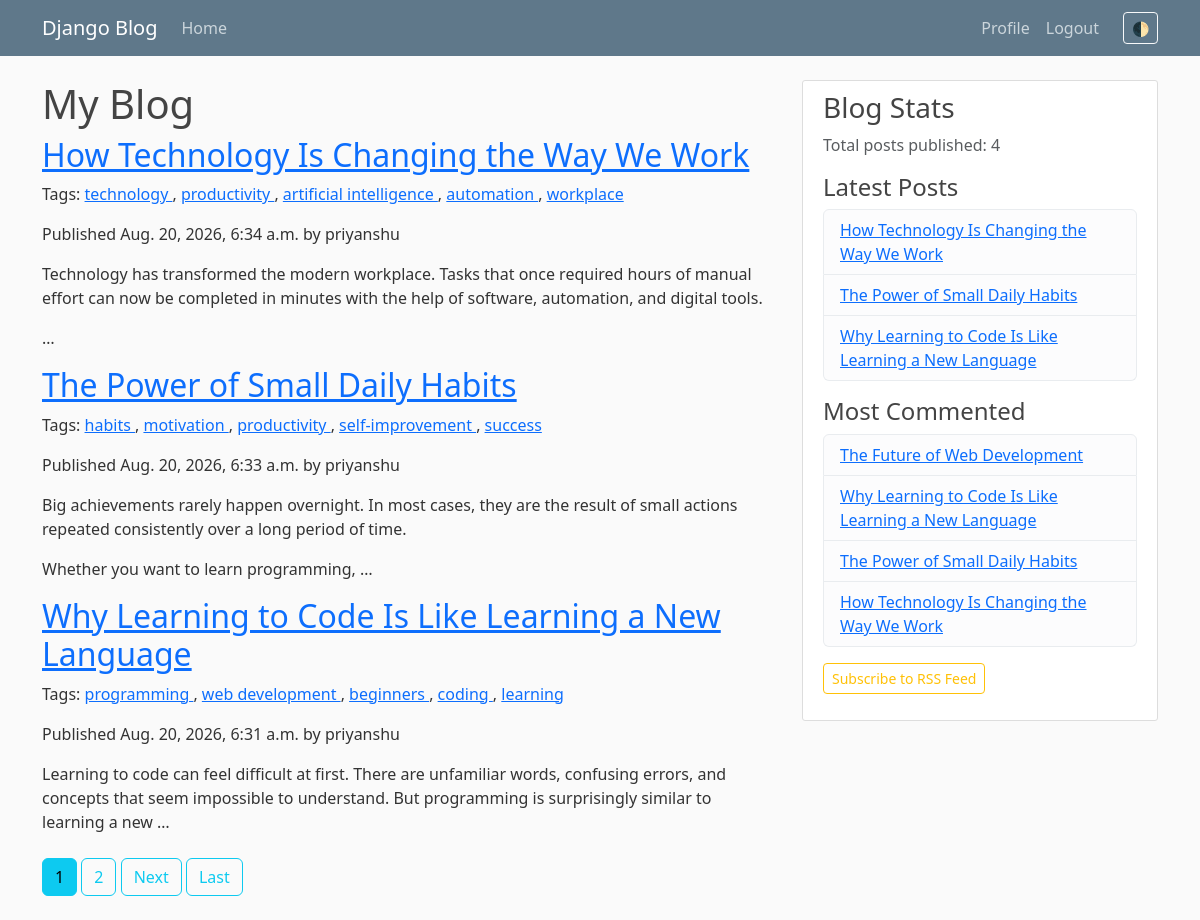
The app's page / (signed in), older data.
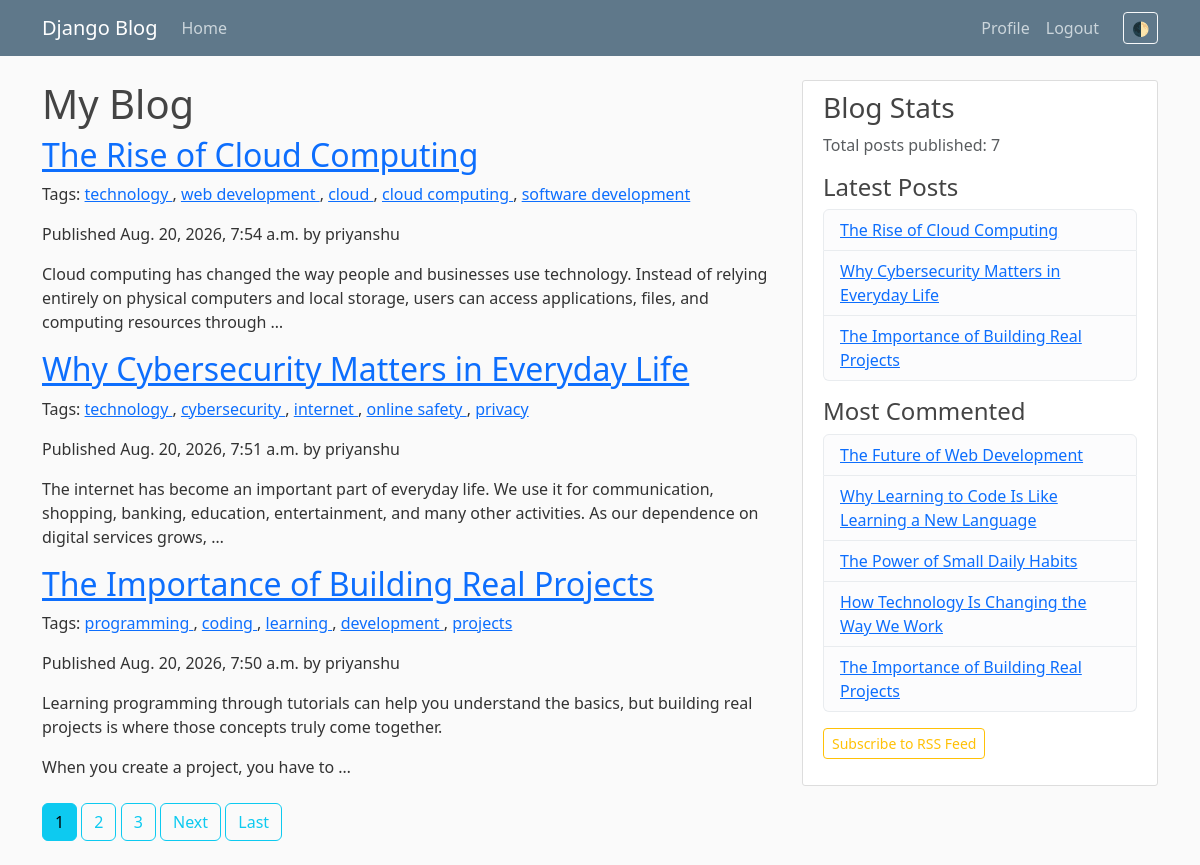
The same page, newer data.
### blog/models.py (models this page shows, shortened)
class Post(models.Model):
    class Status(models.TextChoices):
        DRAFT = 'DF', 'Draft'
        PUBLISHED = 'PB', 'Published'
    title = models.CharField(max_length=250)
    slug = models.SlugField(
        max_length=250,
        unique_for_date='publish'
    )
    author = models.ForeignKey(
        settings.AUTH_USER_MODEL,
        on_delete=models.CASCADE,
        related_name='blog_posts'
    )
    body = models.TextField()
    publish = models.DateTimeField(default=timezone.now)
    created = models.DateTimeField(auto_now_add=True)
    updated = models.DateTimeField(auto_now=True)
    status = models.CharField(
        max_length=2,
        choices=Status,
        default=Status.DRAFT
    )
    objects = models.Manager()  # The default manager.
    published = PublishedManager()  # Our custom manager.
    tags = TaggableManager()
    class Meta:
        ordering = ['-publish']
        indexes = [
            models.Index(fields=['-publish']),
        ]
    def get_absolute_url(self):
        return reverse(
            'blog:post_detail',
            args=[
                self.publish.year,
                self.publish.month,
                self.publish.day,
                self.slug,
            ],
        )

### blog/views.py (the view)
# urls.py: path('', views.post_list, name='post_list'),
@login_required
def post_list(request, tag_slug=None):
    post_list = Post.published.all()
    tag = None
    if tag_slug:
        tag = get_object_or_404(Tag, slug=tag_slug)
        post_list = post_list.filter(tags__in=[tag])
    paginator = Paginator(post_list, 3)
    page_number = request.GET.get('page', 1)
    try:
        posts = paginator.page(page_number)
    except PageNotAnInteger:
        posts = paginator.page(1)
    except EmptyPage:
        posts = paginator.page(paginator.num_pages)
    return render(
        request,
        'blog/post/list.html',
        {
            'posts': posts,
            'tag': tag
        }
    )

### blog/models.py (called while the page is built)
    def get_queryset(self):
        return (
            super().get_queryset().filter(status=Post.Status.PUBLISHED)
        )

### blog/templatetags/blog_tags.py (called while the page is built)
@register.simple_tag
def total_posts():
    return Post.published.count()

@register.inclusion_tag('blog/post/latest_posts.html')
def show_latest_posts(count=5):
    latest_posts = Post.published.order_by('-publish')[:count]
    return {'latest_posts': latest_posts}

@register.simple_tag
def get_most_commented_posts(count=5):
    return Post.published.annotate(
        total_comments=Count('comments')
    ).order_by('-total_comments')[:count]

@register.filter(name='markdown')
def markdown_format(text):
    return mark_safe(markdown.markdown(text))

### blog/templates/blog/post/list.html (shortened to what this page needs)
{% extends "blog/base.html" %}
{% load blog_tags %}
{% block content %}
  <h1>My Blog</h1>
  {% for post in posts %}
    <h2>
      <a href="{{ post.get_absolute_url }}">
        {{ post.title }}
      </a>
    </h2>
    <p class="tags">
      Tags:
      {% for tag in post.tags.all %}
        <a href="{% url "blog:post_list_by_tag" tag.slug %}">
          {{ tag.name }}
        </a>{% if not forloop.last %}, {% endif %}
      {% endfor %}
    </p>
    <p class="date">
      Published {{ post.publish }} by {{ post.author }}
    </p>
    {{ post.body|markdown|truncatewords_html:30 }}
  {% endfor %}
  {% include "pagination.html" with page=posts %}
{% endblock %}

### blog/templates/blog/base.html (shortened to what this page needs)
{% load static %}
{% load blog_tags %}
<!DOCTYPE html>
<html data-bs-theme="light">
<head>
    <link href="https://cdn.jsdelivr.net/npm/bootstrap@5.3.8/dist/css/bootstrap.min.css" rel="stylesheet">
    <link rel="stylesheet" type="text/css" href="{% static 'blog/main.css' %}">
</head>
<body>
    <header class="site-header">
        <nav class="navbar navbar-expand-md navbar-dark bg-steel fixed-top">
            <div class="container">
            <a class="navbar-brand mr-4" href="/">Django Blog</a>
            <div class="collapse navbar-collapse" id="navbarToggle">
                <div class="navbar-nav mr-auto">
                <a class="nav-item nav-link" href="{% url 'blog:post_list' %}">Home</a>
                </div>
                <div class="navbar-nav ms-auto">
                    {% if user.is_authenticated %}
                     <a class="nav-item nav-link" href="{% url 'profile' %}">Profile</a>
                    <form method="POST" action="{% url 'logout' %}">
                        <button type="submit" class="nav-item nav-link">Logout</button>
                    </form>
                    {% else %}
                    <a class="nav-item nav-link" href="{% url 'login' %}">Login</a>
                    <a class="nav-item nav-link" href="{% url 'register' %}">Register</a>
                    {% endif %}
                    <button class="btn btn-outline-light btn-sm ms-3 mt-1 mb-1" id="theme-toggle" type="button" title="Toggle Theme">🌓</button>
                </div>
            </div>
            </div>
        </nav>
    </header>
    <main role="main" class="container">
  <div class="row">
    <div class="col-md-{% block content_width %}8{% endblock %} {% block content_offset %}{% endblock %}">
      {% block content %}
      {% endblock %}
    </div>
    {% block sidebar %}
    <div class="col-md-4">
      <div class="content-section">
        <h3>Blog Stats</h3>
        <p class='text-muted'>Total posts published: {% total_posts %}</p>
        <h4>Latest Posts</h4>
        {% show_latest_posts 3 %}
        <h4 class="mt-3">Most Commented</h4>
        {% get_most_commented_posts as most_commented_posts %}
        <ul class="list-group mb-3">
          {% for post in most_commented_posts %}
            <li class="list-group-item list-group-item-light">
              <a href="{{ post.get_absolute_url }}">{{ post.title }}</a>
            </li>
          {% empty %}
            <li class="list-group-item list-group-item-light text-muted">No posts yet.</li>
          {% endfor %}
        </ul>
        <p><a href="{% url 'blog:post_feed' %}" class="btn btn-outline-warning btn-sm">Subscribe to RSS Feed</a></p>
      </div>
    </div>
    {% endblock sidebar %}
  </div>
</main>
</body>
</html>

### blog/templates/pagination.html (shortened to what this page needs)
{% if page.paginator.num_pages > 1 %}
  <div class="mt-4 mb-4">
    {% for num in page.paginator.page_range %}
      {% if page.number == num %}
        <a class="btn btn-info" href="?page={{ num }}">{{ num }}</a>
      {% elif num > page.number|add:'-3' and num < page.number|add:'3' %}
        <a class="btn btn-outline-info" href="?page={{ num }}">{{ num }}</a>
      {% endif %}
    {% endfor %}
    {% if page.has_next %}
      <a class="btn btn-outline-info" href="?page={{ page.next_page_number }}">Next</a>
      <a class="btn btn-outline-info" href="?page={{ page.paginator.num_pages }}">Last</a>
    {% endif %}
  </div>
{% endif %}

### blog/templates/blog/post/latest_posts.html
<ul class="list-group">
  {% for post in latest_posts %}
    <li class="list-group-item list-group-item-light">
      <a href="{{ post.get_absolute_url }}">{{ post.title }}</a>
    </li>
  {% empty %}
    <li class="list-group-item list-group-item-light text-muted">No posts yet.</li>
  {% endfor %}
</ul>

### blog/static/blog/main.css (style rules this page uses)
body { background: #fafafa; color: #333333; margin-top: 5rem; }
h1, h2, h3, h4, h5, h6 { color: #444444; }
ul { margin: 0; }
.bg-steel { background-color: #5f788a; }
.site-header .navbar-nav .nav-link { color: #cbd5db; }
.content-section { background: #ffffff; padding: 10px 20px; border: 1px solid #dddddd; border-radius: 3px; margin-bottom: 20px; }

Row changes from the older to the newer data that the page shows:
no longer on one of the page's lists (row unchanged): Post: title "Why Learning to Code Is Like Learning a New Language", publish "Aug. 20, 2026, 6:31 a.m.", author "priyanshu", body "Learning to code can feel difficult at first. There are unfamiliar words, confusing errors, and concepts that seem impossible to understand. But programming is surprisingly similar to learning a new …"
no longer on one of the page's lists (row unchanged): Post: title "The Power of Small Daily Habits", publish "Aug. 20, 2026, 6:33 a.m.", author "priyanshu", body "Big achievements rarely happen overnight. In most cases, they are the result of small actions repeated consistently over a long period of time. Whether you want to learn programming, …"
no longer on one of the page's lists (row unchanged): Post: title "How Technology Is Changing the Way We Work", publish "Aug. 20, 2026, 6:34 a.m.", author "priyanshu", body "Technology has transformed the modern workplace. Tasks that once required hours of manual effort can now be completed in minutes with the help of software, automation, and digital tools. …"
added Post: title "The Rise of Cloud Computing", publish "Aug. 20, 2026, 7:54 a.m.", author "priyanshu", body "Cloud computing has changed the way people and businesses use technology. Instead of relying entirely on physical computers and local storage, users can access applications, files, and computing resources through …", Tag (name "technology"), Tag (name "web development")
added Tag: name "cloud", shown under "The Rise of Cloud Computing"
added Tag: name "cloud computing", shown under "The Rise of Cloud Computing"
added Tag: name "software development", shown under "The Rise of Cloud Computing"
added Post: title "Why Cybersecurity Matters in Everyday Life", publish "Aug. 20, 2026, 7:51 a.m.", author "priyanshu", body "The internet has become an important part of everyday life. We use it for communication, shopping, banking, education, entertainment, and many other activities. As our dependence on digital services grows, …", Tag (name "technology")
added Tag: name "cybersecurity", shown under "Why Cybersecurity Matters in Everyday Life"
added Tag: name "internet", shown under "Why Cybersecurity Matters in Everyday Life"
added Tag: name "online safety", shown under "Why Cybersecurity Matters in Everyday Life"
added Tag: name "privacy", shown under "Why Cybersecurity Matters in Everyday Life"
added Post: title "The Importance of Building Real Projects", publish "Aug. 20, 2026, 7:50 a.m.", author "priyanshu", body "Learning programming through tutorials can help you understand the basics, but building real projects is where those concepts truly come together. When you create a project, you have to …", Tag (name "programming"), Tag (name "coding"), Tag (name "learning")
added Tag: name "development", shown under "The Importance of Building Real Projects"
added Tag: name "projects", shown under "The Importance of Building Real Projects"
computed for Post "Why Learning to Code Is Like Learning a New Language": loses Tag (name "beginners"); loses Tag (name "programming"); loses Tag (name "web development"); loses Tag (name "coding"); loses Tag (name "learning")
computed for Post "The Power of Small Daily Habits": loses Tag (name "productivity"); loses Tag (name "habits"); loses Tag (name "motivation"); loses Tag (name "self-improvement"); loses Tag (name "success")
computed for Post "How Technology Is Changing the Way We Work": loses Tag (name "productivity"); loses Tag (name "artificial intelligence"); loses Tag (name "automation"); loses Tag (name "workplace"); loses Tag (name "technology")
Text that changed along with them:
new list line: "3"
text no longer shown: "4"
text now shown: "7"
